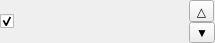
<?xml version="1.0" encoding="UTF-8"?>
<ui version="4.0">
 <class>LayerButtonWidget</class>
 <widget class="QFrame" name="LayerButtonWidget">
  <property name="geometry">
   <rect>
    <x>0</x>
    <y>0</y>
    <width>215</width>
    <height>41</height>
   </rect>
  </property>
  <property name="windowTitle">
   <string>Form</string>
  </property>
  <property name="frameShape">
   <enum>QFrame::NoFrame</enum>
  </property>
  <property name="frameShadow">
   <enum>QFrame::Sunken</enum>
  </property>
  <layout class="QHBoxLayout" name="horizontalLayout">
   <property name="spacing">
    <number>0</number>
   </property>
   <property name="leftMargin">
    <number>0</number>
   </property>
   <property name="topMargin">
    <number>0</number>
   </property>
   <property name="rightMargin">
    <number>0</number>
   </property>
   <property name="bottomMargin">
    <number>0</number>
   </property>
   <item>
    <widget class="QCheckBox" name="layerVisible">
     <property name="sizePolicy">
      <sizepolicy hsizetype="Fixed" vsizetype="Fixed">
       <horstretch>0</horstretch>
       <verstretch>0</verstretch>
      </sizepolicy>
     </property>
     <property name="text">
      <string/>
     </property>
     <property name="checked">
      <bool>true</bool>
     </property>
    </widget>
   </item>
   <item>
    <widget class="QLabel" name="layerNameLabel">
     <property name="sizePolicy">
      <sizepolicy hsizetype="Expanding" vsizetype="Preferred">
       <horstretch>0</horstretch>
       <verstretch>0</verstretch>
      </sizepolicy>
     </property>
    </widget>
   </item>
   <item>
    <layout class="QVBoxLayout" name="verticalLayout">
     <property name="spacing">
      <number>0</number>
     </property>
     <item>
      <widget class="QToolButton" name="upButton">
       <property name="text">
        <string>△</string>
       </property>
      </widget>
     </item>
     <item>
      <widget class="QToolButton" name="downButton">
       <property name="text">
        <string>▼</string>
       </property>
      </widget>
     </item>
    </layout>
   </item>
  </layout>
 </widget>
 <resources/>
 <connections/>
</ui>
